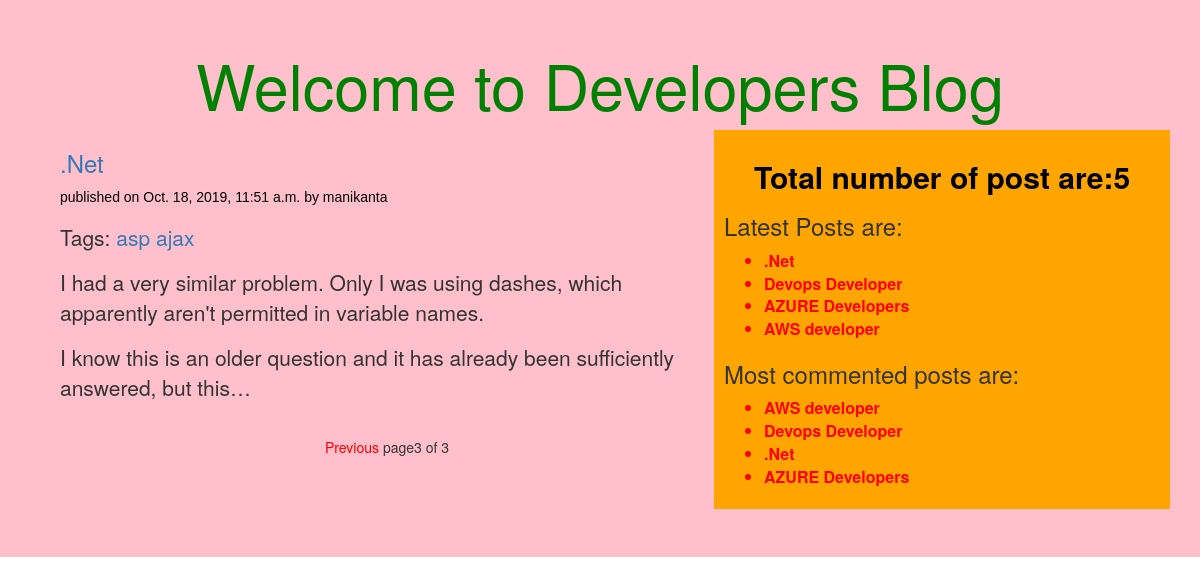
/?page=3, run on the app's committed database.
### testapp/models.py (models this page shows, shortened)
class post(models.Model):
    STATUS_CHOICES=(('draft','Draft'),('published','Published'))
    title=models.CharField(max_length=250)
    slug=models.SlugField(max_length=256,unique_for_date='publish')
    author=models.ForeignKey(User,on_delete=models.CASCADE,related_name='blog_posts')
    body=models.TextField()
    publish=models.DateTimeField(default=timezone.now)
    create_on=models.DateTimeField(auto_now_add=True)
    update=models.DateTimeField(auto_now=True)
    status=models.CharField(max_length=10,choices=STATUS_CHOICES,default='draft')
    objects=Manager()
    tags=TaggableManager()
    class meta:
        ordering = ('-publish',)
    def get_absolute_url(self):
        return reverse('post_details',args=[self.publish.year,self.publish.strftime('%m'),self.publish.strftime('%d'),
                                            self.slug])

### testapp/views.py (the view)
# urls.py: url(r'^$',postlist),
def postlist(request,tag_slug=None):
    post_list=post.objects.all()
    tag=None
    if tag_slug:
        tag=get_object_or_404(Tag,slug=tag_slug)
        post_list=post_list.filter(tags__in=[tag])
        print(post_list,"postlisttttttttttttttttt")
    paginator=Paginator(post_list,2)
    page_number=request.GET.get('page')
    try:
        print('Try block pagesssssssssssssssssss')
        post_list=paginator.page(page_number)
    except PageNotAnInteger:
        print('PAGE NOT INTEGER block pagesssssssssssssssssss',paginator.num_pages)
        post_list=paginator.page(1)
    except EmptyPage:
        print('eMPTY PAGE block pagesssssssssssssssssss')
        post_list=paginator.page(paginator.num_pages)
    print(post_list,"finalllllllllllllllll")
    return render(request,'testapp/post_list.html',{"post_list":post_list,"tag":tag})

### testapp/models.py (called while the page is built)
    def get_queryset(self):
        return super().get_queryset().filter(status='published')

### testapp/templatetags/blog_tags.py (called while the page is built)
@register.simple_tag()
def total_posts():
    return post.objects.count()

@register.inclusion_tag('testapp/tags.html')
def show_latest_posts(count=3):
    latest_posts=post.objects.order_by('-publish')[:count]
    return {'latest_posts':latest_posts}

@register.simple_tag()
def most_commented_posts(count=4):
    return post.objects.annotate(most_comments=Count('comments')).order_by('most_comments')[:count]

### templates/testapp/post_list.html (shortened to what this page needs)
<!DOCTYPE html>
{% extends "testapp/base.html" %}
{% block content %}
 {% for x in post_list %}
    <h3 id="head"><a href="{{ x.get_absolute_url }}">{{ x.title|title }}</a> </h3>
     <p id="date">published on {{ x.publish }} by {{ x.author }}</p>
     <p>Tags:
     {% for tag in x.tags.all %}
         <a href="{%url 'post_list_by_tag_name' tag.slug %}">{{tag.name}}</a>
     {% endfor %}
     </p>
     <p id="date">{{ x.body|truncatechars:200|linebreaks }}</p>
 {% endfor %}<br>
    {%include 'testapp/pagination.html' with page=post_list %}
{% endblock %}

### templates/testapp/base.html (shortened to what this page needs)
<!DOCTYPE html>
{%load blog_tags%}
{% load staticfiles %}
<html lang="en">
<head>
    <link rel="stylesheet" href="https://stackpath.bootstrapcdn.com/bootstrap/3.4.1/css/bootstrap.min.css">
    <link rel="stylesheet" href="{% static "css/demo.css" %}">
</head>
<body>
<div class="jumbotron">
<h1 id="he" align="center" >Welcome to Developers Blog</h1>
   <div class="container">
           <div class="content">
                {% block content %}
                {% endblock %}
            </div>
            <div class="sidebar">
                <h2 id="mb">Total number of post are:{%total_posts%}</h2>
                <h3>Latest Posts are:</h3>{%show_latest_posts 4%}
                <h3>Most commented posts are:</h3>{%most_commented_posts as comments_posts %}
                <ul>
                  {%for cmnt in comments_posts %}
                  <li id="tag"><a id=tag href="{{cmnt.get_absolute_url}}">{{cmnt.title}}</a></li>
                  {%endfor%}
                </ul>
            </div>
</div>
</div>
</body>
</html>

### templates/testapp/tags.html
<ul>
  {%for post in latest_posts %}
  <li id="tag"><a id=tag href="{{post.get_absolute_url}}">{{post.title}}</a></li>
  {%endfor%}
</ul>

### static/css/demo.css (style rules this page uses)
.jumbotron { background-color: pink; }
.content { width:60%; float:left; background-color: pink; padding:0 0 0 30px; border: 10px; border-color: red; height:100%; }
.sidebar { width: 40%; float: right; padding: 10px; border: 30px; border-color: red; background-color: orange; height: 100%; }
h1 { text-align: center; padding: 1px; }
#date { color: black; font-family:Arial; font-size: 14px; }
h2 { color: red; }
#he { color: green; margin-top: 1px; }
#mb { text-align: center; color: black; font-weight: bold; }
#tag { font-size: medium; font-weight: bold; color: red; text-decoration-color: red; }

### data on the page
post: title ".Net", publish "Oct. 18, 2019, 11:51 a.m.", author "manikanta", body "I had a very similar problem. Only I was using dashes, which apparently aren't permitted in variable names. I know this is an older question and it has already been sufficiently answered, but this…"
Tag: name "asp"
Tag: name "ajax"
post: title "Devops Developer"
post: title "AZURE Developers"
post: title "AWS developer"

### other printed values
{{ page.number }} "3"
{{ page.paginator.num_pages }} "3"
